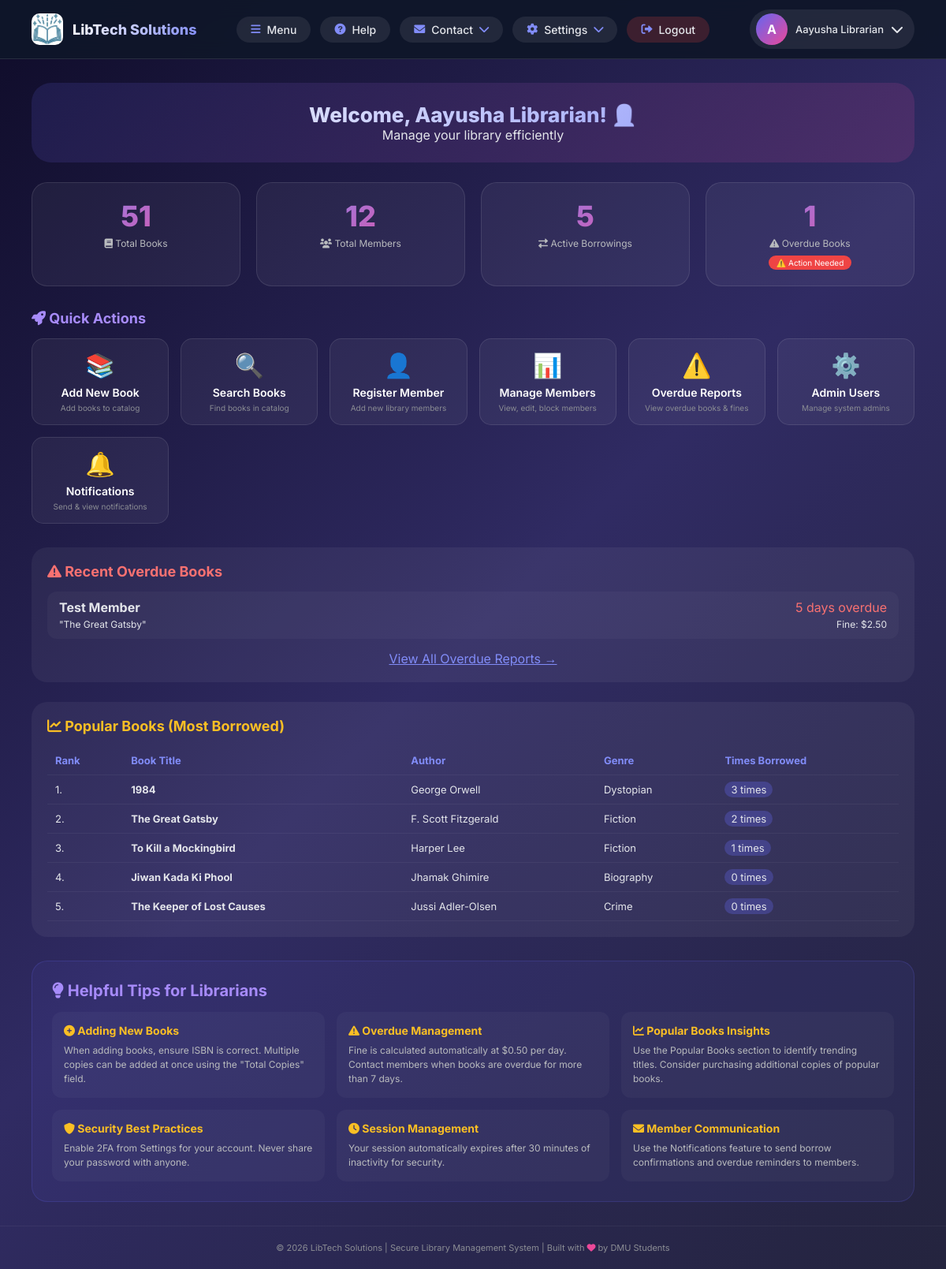
The page /librarian-dashboard.php (signed in) on the database its author committed.
### tables this page shows
CREATE TABLE `member` (
  `member_id` int(11) NOT NULL,
  `admin_id` int(11) DEFAULT NULL,
  `full_name` varchar(100) NOT NULL,
  `email` varchar(100) NOT NULL,
  `phone` varchar(20) NOT NULL,
  `membership_date` date DEFAULT curdate(),
  `is_blocked` tinyint(1) DEFAULT 0,
  `created_at` datetime DEFAULT current_timestamp()
);

CREATE TABLE `transaction` (
  `transaction_id` int(11) NOT NULL,
  `member_id` int(11) NOT NULL,
  `book_id` int(11) NOT NULL,
  `borrow_date` date NOT NULL,
  `due_date` date NOT NULL,
  `return_date` date DEFAULT NULL,
  `fine_amount` decimal(10,2) DEFAULT 0.00,
  `fine_paid` tinyint(1) DEFAULT 0,
  `status` varchar(20) DEFAULT 'Borrowed'
);

CREATE TABLE `book` (
  `book_id` int(11) NOT NULL,
  `title` varchar(200) NOT NULL,
  `author` varchar(100) NOT NULL,
  `isbn` varchar(13) DEFAULT NULL,
  `genre` varchar(50) DEFAULT NULL,
  `total_copies` int(11) DEFAULT 1,
  `available_copies` int(11) DEFAULT 1,
  `added_date` date DEFAULT curdate()
);

### librarian-dashboard.php (the view, shortened to what this page needs)
<?php
require_once 'config.php';
$admin_id = $_SESSION['admin_id'];
$admin_email = $_SESSION['admin_email'];
$stmt = $conn->prepare("SELECT * FROM member WHERE admin_id = ?");
$stmt->bind_param("i", $admin_id);
$stmt->execute();
$member = $stmt->get_result()->fetch_assoc();
if($member && !empty($member['full_name'])) {
    $name = $member['full_name'];
} else {
    $email_parts = explode('@', $admin_email);
    $name = ucfirst($email_parts[0]) . ' (Librarian)';
}
$profile_picture = $member['profile_picture'] ?? 'default-avatar.png';
$total_books = $conn->query("SELECT COUNT(*) as count FROM book")->fetch_assoc()['count'];
$total_members = $conn->query("SELECT COUNT(*) as count FROM member")->fetch_assoc()['count'];
$active_borrowings = $conn->query("SELECT COUNT(*) as count FROM transaction WHERE return_date IS NULL")->fetch_assoc()['count'];
$overdue_count = $conn->query("SELECT COUNT(*) as count FROM transaction WHERE return_date IS NULL AND due_date < CURDATE()")->fetch_assoc()['count'];
$overdue_stmt = $conn->prepare("SELECT t.*, m.full_name as member_name, b.title as book_title
                              FROM transaction t
                              JOIN member m ON t.member_id = m.member_id
                              JOIN book b ON t.book_id = b.book_id
                              WHERE t.return_date IS NULL AND t.due_date < CURDATE()
                              LIMIT 5");
$overdue_stmt->execute();
$overdue_preview = $overdue_stmt->get_result();
$popular_books = $conn->query("
    SELECT b.title, b.author, b.genre, COUNT(t.transaction_id) as borrow_count
    FROM book b
    LEFT JOIN transaction t ON b.book_id = t.book_id
    GROUP BY b.book_id
    ORDER BY borrow_count DESC
    LIMIT 5
");
?>
<!DOCTYPE html>
<html lang="en">
<head>
    <link rel="stylesheet" href="https://cdnjs.cloudflare.com/ajax/libs/font-awesome/6.0.0/css/all.min.css">
</head>
<body>
<div class="top-nav">
    <div class="logo-area">
        <img src="logo.jpg" alt="Logo" class="logo-img" onerror="this.style.display='none'">
        <span class="logo-text">LibTech Solutions</span>
    </div>
    <div class="nav-links">
        <a href="librarian-dashboard.php" class="nav-btn" id="menuBtn">
            <i class="fas fa-bars"></i> Menu
        </a>
        <a href="#helpSection" class="nav-btn" id="helpBtn">
            <i class="fas fa-question-circle"></i> Help
        </a>
        <div class="nav-item">
            <div class="nav-btn">
                <i class="fas fa-envelope"></i> Contact <i class="fas fa-chevron-down"></i>
            </div>
        </div>
        <div class="nav-item">
            <div class="nav-btn">
                <i class="fas fa-cog"></i> Settings <i class="fas fa-chevron-down"></i>
            </div>
        </div>
        <a href="auth/logout.php" class="nav-btn" style="background: rgba(239,68,68,0.2);">
            <i class="fas fa-sign-out-alt"></i> Logout
        </a>
    </div>
    <div class="profile-dropdown">
        <div class="profile-btn">
            <div class="profile-avatar">
                <?php
                $avatar_path = 'uploads/profiles/' . $profile_picture;
                if($profile_picture != 'default-avatar.png' && file_exists($avatar_path)): ?>
                    <img src="<?php echo $avatar_path; ?>" alt="Profile">
                <?php else: ?>
                    <?php echo strtoupper(substr($name, 0, 1)); ?>
                <?php endif; ?>
            </div>
            <span class="profile-name"><?php echo htmlspecialchars($name); ?></span>
            <i class="fas fa-chevron-down"></i>
        </div>
    </div>
</div>
<div class="container">
    <div class="welcome-section">
        <h1>Welcome, <?php echo htmlspecialchars($name); ?>! 👩‍💼</h1>
        <p>Manage your library efficiently</p>
    </div>
    <div class="stats-grid">
        <div class="stat-card">
            <div class="stat-number"><?php echo $total_books; ?></div>
            <div class="stat-label"><i class="fas fa-book"></i> Total Books</div>
        </div>
        <div class="stat-card">
            <div class="stat-number"><?php echo $total_members; ?></div>
            <div class="stat-label"><i class="fas fa-users"></i> Total Members</div>
        </div>
        <div class="stat-card">
            <div class="stat-number"><?php echo $active_borrowings; ?></div>
            <div class="stat-label"><i class="fas fa-exchange-alt"></i> Active Borrowings</div>
        </div>
        <div class="stat-card">
            <div class="stat-number"><?php echo $overdue_count; ?></div>
            <div class="stat-label"><i class="fas fa-exclamation-triangle"></i> Overdue Books</div>
            <?php if($overdue_count > 0): ?>
                <div class="warning-badge">⚠️ Action Needed</div>
            <?php endif; ?>
        </div>
    </div>
    <div class="quick-menu">
        <h3><i class="fas fa-rocket"></i> Quick Actions</h3>
        <div class="menu-grid">
            <a href="Books/add-book.php" class="menu-card"><div class="menu-icon">📚</div><h4>Add New Book</h4><p>Add books to catalog</p></a>
            <a href="Books/search-books.php" class="menu-card"><div class="menu-icon">🔍</div><h4>Search Books</h4><p>Find books in catalog</p></a>
            <a href="Member/member-registration.php" class="menu-card"><div class="menu-icon">👤</div><h4>Register Member</h4><p>Add new library members</p></a>
            <a href="Member/member-management.php" class="menu-card"><div class="menu-icon">📊</div><h4>Manage Members</h4><p>View, edit, block members</p></a>
            <a href="overdue-reports.php" class="menu-card"><div class="menu-icon">⚠️</div><h4>Overdue Reports</h4><p>View overdue books & fines</p></a>
            <a href="admin-management.php" class="menu-card"><div class="menu-icon">⚙️</div><h4>Admin Users</h4><p>Manage system admins</p></a>
            <a href="Notification/notifications.php" class="menu-card"><div class="menu-icon">🔔</div><h4>Notifications</h4><p>Send & view notifications</p></a>
        </div>
    </div>
    <div class="overdue-section">
        <h3><i class="fas fa-exclamation-triangle"></i> Recent Overdue Books</h3>
        <?php if($overdue_preview && $overdue_preview->num_rows > 0): ?>
            <?php while($overdue = $overdue_preview->fetch_assoc()):
                $days = (strtotime(date('Y-m-d')) - strtotime($overdue['due_date'])) / (60 * 60 * 24);
            ?>
            <div class="overdue-item">
                <div>
                    <strong><?php echo htmlspecialchars($overdue['member_name']); ?></strong><br>
                    <span style="font-size: 12px;">"<?php echo htmlspecialchars($overdue['book_title']); ?>"</span>
                </div>
                <div style="text-align: right;">
                    <span style="color: #f87171;"><?php echo round($days); ?> days overdue</span><br>
                    <span style="font-size: 12px;">Fine: $<?php echo number_format($days * 0.50, 2); ?></span>
                </div>
            </div>
            <?php endwhile; ?>
            <div style="text-align: center; margin-top: 15px;">
                <a href="overdue-reports.php" style="color: #818cf8;">View All Overdue Reports →</a>
            </div>
        <?php else: ?>
            <p style="text-align:center; padding:20px;">✅ No overdue books! Great job members!</p>
        <?php endif; ?>
    </div>
    <div class="popular-section">
        <h3><i class="fas fa-chart-line"></i> Popular Books (Most Borrowed)</h3>
        <?php if($popular_books && $popular_books->num_rows > 0): ?>
            <table class="popular-table">
                <thead><tr><th>Rank</th><th>Book Title</th><th>Author</th><th>Genre</th><th>Times Borrowed</th></tr></thead>
                <tbody>
                    <?php $rank = 1; while($book = $popular_books->fetch_assoc()): ?>
                    <tr>
                        <td><?php echo $rank; ?>.</td>
                        <td><strong><?php echo htmlspecialchars($book['title']); ?></strong></td>
                        <td><?php echo htmlspecialchars($book['author']); ?></td>
                        <td><?php echo htmlspecialchars($book['genre']); ?></td>
                        <td><span style="background: rgba(99,102,241,0.3); padding: 2px 8px; border-radius: 20px;"><?php echo $book['borrow_count']; ?> times</span></td>
                    </tr>
                    <?php $rank++; endwhile; ?>
                </tbody>
            </table>
        <?php else: ?>
            <p style="text-align:center; padding:20px;">📊 No borrowing data available yet.</p>
        <?php endif; ?>
    </div>
    <div id="helpSection" class="help-section">
        <h3><i class="fas fa-lightbulb"></i> Helpful Tips for Librarians</h3>
        <div class="tips-grid">
            <div class="tip-card">
                <strong><i class="fas fa-plus-circle"></i> Adding New Books</strong>
                <p>When adding books, ensure ISBN is correct. Multiple copies can be added at once using the "Total Copies" field.</p>
            </div>
            <div class="tip-card">
                <strong><i class="fas fa-exclamation-triangle"></i> Overdue Management</strong>
                <p>Fine is calculated automatically at $0.50 per day. Contact members when books are overdue for more than 7 days.</p>
            </div>
            <div class="tip-card">
                <strong><i class="fas fa-chart-line"></i> Popular Books Insights</strong>
                <p>Use the Popular Books section to identify trending titles. Consider purchasing additional copies of popular books.</p>
            </div>
            <div class="tip-card">
                <strong><i class="fas fa-shield-alt"></i> Security Best Practices</strong>
                <p>Enable 2FA from Settings for your account. Never share your password with anyone.</p>
            </div>
            <div class="tip-card">
                <strong><i class="fas fa-clock"></i> Session Management</strong>
                <p>Your session automatically expires after 30 minutes of inactivity for security.</p>
            </div>
            <div class="tip-card">
                <strong><i class="fas fa-envelope"></i> Member Communication</strong>
                <p>Use the Notifications feature to send borrow confirmations and overdue reminders to members.</p>
            </div>
        </div>
    </div>
</div>
<div class="footer">
    <p>© 2026 LibTech Solutions | Secure Library Management System | Built with <i class="fas fa-heart" style="color:#ec4899;"></i> by DMU Students</p>
</div>
</body>
</html>

### rows shown on the page
member: full_name "A", full_name "Aayusha Librarian"
transaction: member.full_name "Test Member", book.title "The Great Gatsby", due_date "5", $days*0.50 "2.50"

### other values the page prints
$total_books "51"
$total_members "12"
$active_borrowings "5"
$overdue_count "1"
$book['title'] "1984"
$book['author'] "George Orwell"
$book['genre'] "Dystopian"
$book['borrow_count'] "3"
$book['title'] "The Great Gatsby"
$book['author'] "F. Scott Fitzgerald"
$book['genre'] "Fiction"
$book['borrow_count'] "2"
$book['title'] "To Kill a Mockingbird"
$book['author'] "Harper Lee"
$book['borrow_count'] "1"
